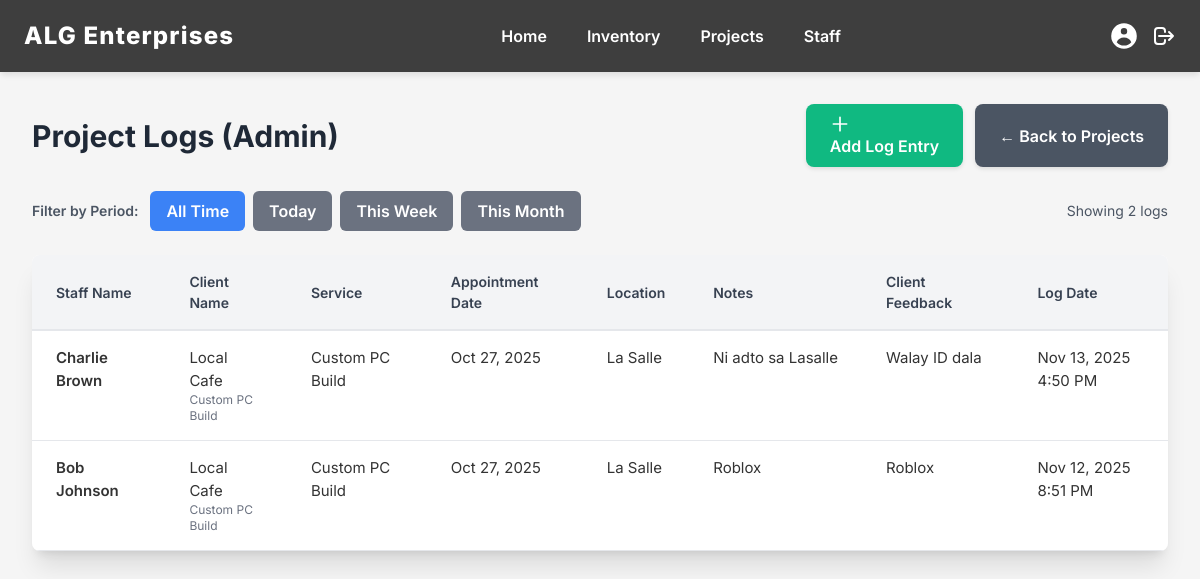
The page /Website/Admin/Project_Logs.php on the database its author committed.
### tables this page shows
CREATE TABLE `project_logs` (
  `log_id` int(11) NOT NULL,
  `project_id` int(11) NOT NULL,
  `staff_id` int(11) NOT NULL,
  `log_date` date NOT NULL,
  `location` varchar(255) DEFAULT NULL,
  `notes` text DEFAULT NULL,
  `client_feedback` text DEFAULT NULL,
  `created_at` timestamp NOT NULL DEFAULT current_timestamp()
);

CREATE TABLE `staff` (
  `Staff_id` int(11) NOT NULL,
  `Name` varchar(50) NOT NULL,
  `address` varchar(50) DEFAULT NULL,
  `PhoneNum` varchar(20) DEFAULT NULL,
  `Email` varchar(50) DEFAULT NULL,
  `Password` varchar(255) NOT NULL,
  `Role` enum('Admin','Staff') NOT NULL,
  `Position` varchar(50) NOT NULL
);

CREATE TABLE `customers` (
  `Customer_id` int(11) NOT NULL,
  `Name` varchar(50) NOT NULL,
  `Email` varchar(50) DEFAULT NULL,
  `PhoneNumber` varchar(20) DEFAULT NULL,
  `Address` varchar(50) DEFAULT NULL
);

CREATE TABLE `projects` (
  `Project_id` int(11) NOT NULL,
  `Orders_id` int(11) NOT NULL,
  `Project_Name` varchar(45) DEFAULT NULL,
  `StartDate` date DEFAULT NULL,
  `EndDate` date DEFAULT NULL,
  `Status` enum('Pending','Ongoing','Completed') DEFAULT 'Pending',
  `Notes` text DEFAULT NULL,
  `Total_Cost` decimal(10,2) NOT NULL
);

CREATE TABLE `services` (
  `Services_id` int(11) NOT NULL,
  `Name` varchar(50) NOT NULL,
  `Description` text DEFAULT NULL,
  `Price` decimal(10,2) NOT NULL
);

### Website/Admin/Project_Logs.php (the view, shortened to what this page needs)
<?php
include "../../db.php";
$filter_period = $_GET['filter_period'] ?? 'all';
$table_check = $conn->query("SHOW TABLES LIKE 'project_logs'");
if ($table_check->num_rows > 0) {
    $sql = "
        SELECT
            PL.log_id,
            PL.log_date,
            PL.location,
            PL.notes,
            PL.client_feedback,
            PL.created_at,
            S.Name AS staff_name,
            S.Staff_id,
            P.Project_id,
            P.Project_Name,
            C.Name AS client_name,
            SV.Name AS service_name,
            COALESCE(ASched.ScheduleDate, O.order_date, P.StartDate) AS appointment_date
        FROM project_logs PL
        LEFT JOIN Projects P ON PL.project_id = P.Project_id
        LEFT JOIN Staff S ON PL.staff_id = S.Staff_id
        LEFT JOIN Orders O ON P.Orders_id = O.Orders_id
        LEFT JOIN Customers C ON O.customer_id = C.customer_id
        LEFT JOIN Services SV ON O.Services_id = SV.Services_id
        LEFT JOIN appointment_sched ASched ON P.Project_id = ASched.project_id
    ";
    $sql .= " ORDER BY PL.log_date DESC, PL.created_at DESC";
    $stmt = $conn->prepare($sql);
    if ($stmt) {
        $stmt->execute();
        $logs_result = $stmt->get_result();
    } else {
        $logs_result = $conn->query($sql);
    }
} else {
    $logs_result = false;
}
function formatDate($date) {
    return date('M j, Y', strtotime($date));
}
function formatDateTime($datetime) {
    return date('M j, Y g:i A', strtotime($datetime));
}
?>
<!DOCTYPE html>
<html>
<head>
<script src="https://cdn.tailwindcss.com"></script>
</head>
<body>
<header class="header">
    <div class="flex items-center">
        <div class="header-logo">ALG Enterprises</div>
    </div>
    <nav class="flex space-x-2">
        <a href="home.php" class="nav-link">Home</a>
        <a href="products.php" class="nav-link">Inventory</a>
        <a href="projects.php" class="nav-link">Projects</a>
        <a href="staff.php" class="nav-link">Staff</a>
    </nav>
    <div class="flex items-center space-x-3">
        <svg xmlns="http://www.w3.org/2000/svg" class="h-6 w-6 text-white cursor-pointer" fill="none" viewBox="0 0 24 24" stroke="currentColor" stroke-width="2">
            <path stroke-linecap="round" stroke-linejoin="round" d="M17 16l4-4m0 0l-4-4m4 4H7m6 4v1a3 3 0 01-3 3H6a3 3 0 01-3-3V7a3 3 0 013-3h4a3 3 0 013 3v1" />
        </svg>
    </div>
</header>
<div class="content-area">
    <div class="flex flex-col lg:flex-row justify-between items-center mb-6 space-y-4 lg:space-y-0">
        <h1 class="text-3xl font-bold text-gray-800">Project Logs (Admin)</h1>
        <div class="flex actions-row gap-3">
            <button class="action-button btn-primary" onclick="openAddModal()">
                <svg class="w-5 h-5 mr-2" fill="none" stroke="currentColor" viewBox="0 0 24 24">
                    <path stroke-linecap="round" stroke-linejoin="round" stroke-width="2" d="M12 4v16m8-8H4" />
                </svg>
                Add Log Entry
            </button>
            <button onclick="window.location.href='projects.php'" class="action-button bg-gray-600 text-white hover:bg-gray-700">
                ← Back to Projects
            </button>
        </div>
    </div>
    <div class="flex flex-col lg:flex-row justify-between items-center mb-6 space-y-4 lg:space-y-0">
        <div class="flex items-center space-x-3">
            <label class="text-gray-600 font-semibold text-sm">Filter by Period:</label>
            <div class="flex space-x-2">
                <a href="Project_Logs.php?filter_period=all"
                   class="btn-filter <?= $filter_period === 'all' ? 'active' : '' ?>">
                    All Time
                </a>
                <a href="Project_Logs.php?filter_period=day"
                   class="btn-filter <?= $filter_period === 'day' ? 'active' : '' ?>">
                    Today
                </a>
                <a href="Project_Logs.php?filter_period=week"
                   class="btn-filter <?= $filter_period === 'week' ? 'active' : '' ?>">
                    This Week
                </a>
                <a href="Project_Logs.php?filter_period=month"
                   class="btn-filter <?= $filter_period === 'month' ? 'active' : '' ?>">
                    This Month
                </a>
            </div>
        </div>
        <div class="text-sm text-gray-600">
            <?php
            if ($logs_result) {
                $total_logs = $logs_result->num_rows;
                echo "Showing " . $total_logs . " log" . ($total_logs !== 1 ? 's' : '');
            } else {
                echo "No logs available";
            }
            ?>
        </div>
    </div>
    <div class="table-container shadow-xl rounded-lg overflow-hidden">
        <div class="overflow-x-auto">
        <?php if ($logs_result && $logs_result->num_rows > 0): ?>
            <table class="logs-table">
                <thead>
                    <tr>
                        <th>Staff Name</th>
                        <th>Client Name</th>
                        <th>Service</th>
                        <th>Appointment Date</th>
                        <th>Location</th>
                        <th>Notes</th>
                        <th>Client Feedback</th>
                        <th>Log Date</th>
                    </tr>
                </thead>
                <tbody>
                <?php while($log = $logs_result->fetch_assoc()): ?>
                    <tr>
                        <td class="font-semibold">
                            <?= htmlspecialchars($log['staff_name'] ?? 'N/A') ?>
                        </td>
                        <td>
                            <?= htmlspecialchars($log['client_name'] ?? 'N/A') ?>
                            <?php if (!empty($log['Project_Name'])): ?>
                                <div class="text-xs text-gray-500"><?= htmlspecialchars($log['Project_Name']) ?></div>
                            <?php endif; ?>
                        </td>
                        <td>
                            <?= htmlspecialchars($log['service_name'] ?? 'N/A') ?>
                        </td>
                        <td>
                            <?= formatDate($log['appointment_date']) ?>
                        </td>
                        <td>
                            <?= htmlspecialchars($log['location'] ?? 'Not specified') ?>
                        </td>
                        <td class="notes-cell" onclick="toggleNotes(this)">
                            <?= htmlspecialchars($log['notes'] ?? 'No notes') ?>
                        </td>
                        <td class="notes-cell" onclick="toggleNotes(this)">
                            <?= htmlspecialchars($log['client_feedback'] ?? 'No feedback') ?>
                        </td>
                        <td>
                            <?= formatDateTime($log['created_at']) ?>
                        </td>
                    </tr>
                <?php endwhile; ?>
                </tbody>
            </table>
        <?php endif; ?>
        </div>
    </div>
</div>
</body>
</html>

### Website/Admin/Project_Logs.php (style rules this page uses)
body { font-family: 'Inter', sans-serif; background-color: #f5f5f5; margin: 0; min-height: 100vh; color: #333; }
.header { background: #3e3e3e; color: white; padding: 1rem 1.5rem; display: flex; justify-content: space-between; align-items: center; box-shadow: 0 4px 6px -1px rgba(0, 0, 0, 0.1); }
.header-logo { font-size: 1.5rem; font-weight: 800; letter-spacing: 0.05em; }
.nav-link { color: white; text-decoration: none; padding: 0.5rem 1rem; border-radius: 9999px; transition: all 0.2s; font-weight: 600; }
.content-area { padding: 2rem; }
.action-button { padding: 0.6rem 1.5rem; border-radius: 0.5rem; font-weight: 600; transition: background-color 0.2s; box-shadow: 0 2px 4px rgba(0, 0, 0, 0.1); text-decoration: none; display: inline-block; text-align: center; border: none; cursor: pointer; }
.btn-primary { background-color: #3B82F6; color: white; }
.btn-filter { background-color: #6B7280; color: white; padding: 0.5rem 1rem; border-radius: 0.375rem; font-weight: 600; display: inline-flex; align-items: center; transition: background-color 0.2s; border: none; cursor: pointer; text-decoration: none; }
.btn-filter.active { background-color: #3B82F6; }
.logs-table { width: 100%; border-collapse: separate; border-spacing: 0; background: white; }
.logs-table th { background-color: #f3f4f6; color: #374151; padding: 1rem 1.5rem; text-align: left; font-size: 0.875rem; font-weight: 600; border-bottom: 2px solid #e5e7eb; }
.logs-table td { padding: 1rem 1.5rem; border-bottom: 1px solid #e5e7eb; vertical-align: top; font-size: 0.9375rem; }
.btn-primary { background-color: #10B981; color: white; }
.notes-cell { max-width: 200px; overflow: hidden; text-overflow: ellipsis; white-space: nowrap; cursor: pointer; }

### rows shown on the page
project_logs: staff.Name "Charlie Brown", customers.Name "Local Cafe", project.Project_Name "Custom PC Build", services.Name "Custom PC Build", appointment_date "Oct 27, 2025", location "La Salle", notes "Ni adto sa Lasalle", client_feedback "Walay ID dala", created_at "Nov 13, 2025 4:50 PM"
project_logs: staff.Name "Bob Johnson", customers.Name "Local Cafe", project.Project_Name "Custom PC Build", services.Name "Custom PC Build", appointment_date "Oct 27, 2025", location "La Salle", notes "Roblox", client_feedback "Roblox", created_at "Nov 12, 2025 8:51 PM"

### other values the page prints
$total_logs "2"
